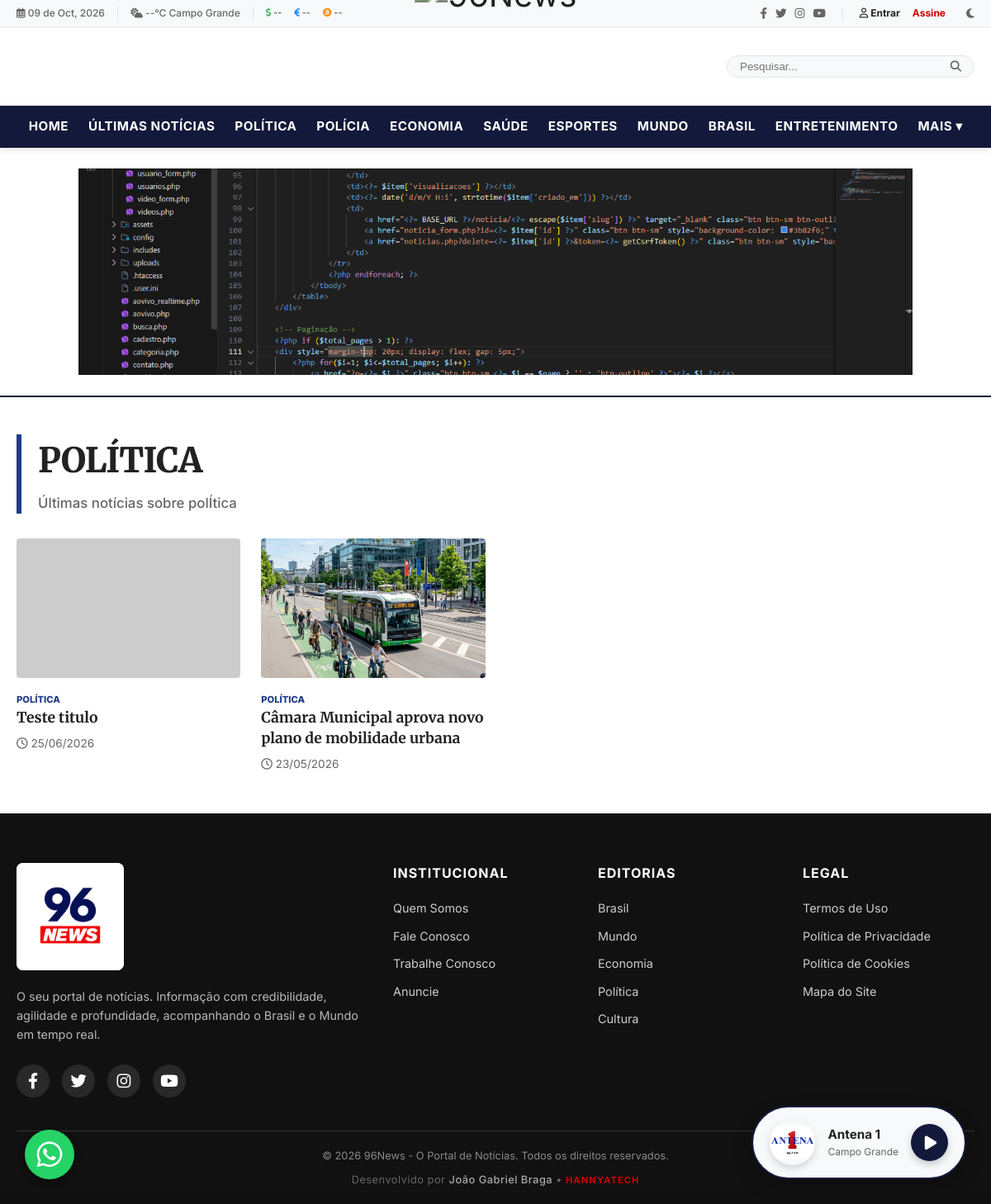
Page /categoria/politica on the committed database.
### tables this page shows
CREATE TABLE banners (
            id INTEGER PRIMARY KEY AUTOINCREMENT,
            titulo VARCHAR(255) NOT NULL,
            imagem VARCHAR(255) NOT NULL,
            link VARCHAR(255) NOT NULL,
            status VARCHAR(20) DEFAULT 'ativo',
            criado_em DATETIME DEFAULT CURRENT_TIMESTAMP
        , posicao TEXT DEFAULT 'topo', ativo INTEGER DEFAULT 1, created_at DATETIME);

CREATE TABLE `categorias` (
  `id` INTEGER PRIMARY KEY AUTOINCREMENT,
  `nome` TEXT NOT NULL,
  `slug` TEXT NOT NULL UNIQUE,
  `cor` TEXT DEFAULT '#1b5e20',
  `criado_em` TIMESTAMP DEFAULT CURRENT_TIMESTAMP
, created_at DATETIME);

CREATE TABLE "noticias" (
            id INTEGER PRIMARY KEY AUTOINCREMENT,
            titulo TEXT NOT NULL,
            subtitulo TEXT DEFAULT NULL,
            slug TEXT NOT NULL UNIQUE,
            conteudo TEXT NOT NULL,
            imagem_destacada TEXT DEFAULT NULL,
            legenda_imagem TEXT DEFAULT NULL,
            autor_id INTEGER DEFAULT NULL,
            autor_nome TEXT DEFAULT NULL,
            categoria_id INTEGER NOT NULL,
            visualizacoes INTEGER DEFAULT 0,
            status TEXT DEFAULT 'rascunho',
            destaque INTEGER DEFAULT 0,
            urgente INTEGER DEFAULT 0,
            data_agendamento DATETIME DEFAULT NULL,
            views INTEGER DEFAULT 0,
            criado_em TIMESTAMP DEFAULT CURRENT_TIMESTAMP,
            atualizado_em TIMESTAMP DEFAULT CURRENT_TIMESTAMP,
            created_at DATETIME DEFAULT CURRENT_TIMESTAMP,
            updated_at DATETIME DEFAULT CURRENT_TIMESTAMP,
            FOREIGN KEY (autor_id) REFERENCES usuarios (id) ON DELETE SET NULL,
            FOREIGN KEY (categoria_id) REFERENCES categorias (id) ON DELETE CASCADE
        );

### includes/auth.php (called while the page is built, shortened)
<?php
function isLoggedIn() {
    return isset($_SESSION['user_id']);
}

### includes/functions.php (called while the page is built, shortened)
<?php
function escape($string) {
    return htmlspecialchars($string, ENT_QUOTES, 'UTF-8');
}

### categoria.php (the view, shortened to what this page needs)
<?php
require_once __DIR__ . '/includes/functions.php';
$slug = $_GET['slug'] ?? '';
$pdo = Database::getInstance();
if ($slug === 'ultimas-noticias') {
    $categoria = [
        'id' => null,
        'nome' => 'Últimas Notícias',
        'cor' => 'var(--color-primary)',
        'slug' => 'ultimas-noticias'
    ];
} else {
    $stmtCat = $pdo->prepare("SELECT * FROM categorias WHERE slug = ?");
    $stmtCat->execute([$slug]);
    $categoria = $stmtCat->fetch();
        ?>
        <?php
}
$page = isset($_GET['p']) ? (int)$_GET['p'] : 1;
$limit = 12;
$offset = ($page - 1) * $limit;
if ($slug === 'ultimas-noticias') {
    $stmtCount = $pdo->query("SELECT COUNT(*) as total FROM noticias WHERE status = 'publicado'");
    $total = $stmtCount->fetch()['total'];
    $total_pages = ceil($total / $limit);
    $stmtNoticias = $pdo->prepare("SELECT n.*, c.nome as categoria_nome, c.slug as categoria_slug
                                   FROM noticias n
                                   JOIN categorias c ON n.categoria_id = c.id
                                   WHERE n.status = 'publicado'
                                   ORDER BY n.criado_em DESC LIMIT $limit OFFSET $offset");
    $stmtNoticias->execute();
} else {
    $stmtNoticias = $pdo->prepare("SELECT n.*, c.nome as categoria_nome, c.slug as categoria_slug
                                   FROM noticias n
                                   JOIN categorias c ON n.categoria_id = c.id
                                   WHERE n.categoria_id = ? AND n.status = 'publicado'
                                   ORDER BY n.criado_em DESC LIMIT $limit OFFSET $offset");
    $stmtNoticias->execute([$categoria['id']]);
}
$noticias = $stmtNoticias->fetchAll();
require_once __DIR__ . '/includes/header.php';
?>
<div class="container" style="padding-top: 15px;">
    <div style="margin: 30px 0; border-left: 6px solid <?= escape($categoria['cor']) ?>; padding-left: 20px; display: flex; flex-direction: column; align-items: flex-start;">
        <h1 style="font-size: 2.6rem; font-weight: 800; margin: 0; color: var(--color-text); letter-spacing: -0.8px; text-transform: capitalize;"><?= escape($categoria['nome']) ?></h1>
        <p style="margin-top: 8px; font-size: 1.05rem; color: var(--color-text-muted); font-weight: 500;">Últimas notícias sobre <?= strtolower(escape($categoria['nome'])) ?></p>
    </div>
    <div class="news-grid-4" style="margin-bottom: 50px;">
        <?php foreach ($noticias as $item): ?>
        <div class="news-card-v">
            <a href="<?= BASE_URL ?>/noticia/<?= escape($item['slug']) ?>">
                <div class="img-wrapper">
                    <img src="<?= $item['imagem_destacada'] ? (str_starts_with($item['imagem_destacada'], 'data:') ? $item['imagem_destacada'] : BASE_URL . '/uploads/noticias/' . $item['imagem_destacada']) : 'https://placehold.co/600x400/eeeeee/999999?text=Sem+Imagem' ?>" alt="<?= escape($item['titulo']) ?>" loading="lazy">
                </div>
                <span class="tag" style="color: <?= escape($categoria['cor']) ?>"><?= escape($item['categoria_nome']) ?></span>
                <h3><?= escape($item['titulo']) ?></h3>
                <p><i class="far fa-clock"></i> <?= date('d/m/Y', strtotime($item['criado_em'])) ?></p>
            </a>
        </div>
        <?php endforeach; ?>
    </div>
</div>
<?php require_once __DIR__ . '/includes/footer.php'; ?>

### includes/header.php (shortened to what this page needs)
<?php
require_once __DIR__ . '/functions.php';
require_once __DIR__ . '/auth.php';
$pdo = Database::getInstance();
try {
    $db_driver = DB_DRIVER ?? 'sqlite';
    if ($db_driver === 'sqlite') {
        $pdo->exec("CREATE TABLE IF NOT EXISTS banners (
            id INTEGER PRIMARY KEY AUTOINCREMENT,
            titulo VARCHAR(255) NOT NULL,
            imagem VARCHAR(255) NOT NULL,
            link VARCHAR(255) NOT NULL,
            status VARCHAR(20) DEFAULT 'ativo',
            criado_em DATETIME DEFAULT CURRENT_TIMESTAMP
        )");
    } else if ($db_driver === 'mysql') {
        $pdo->exec("CREATE TABLE IF NOT EXISTS banners (
            id INT AUTO_INCREMENT PRIMARY KEY,
            titulo VARCHAR(255) NOT NULL,
            imagem VARCHAR(255) NOT NULL,
            link VARCHAR(255) NOT NULL,
            status VARCHAR(20) DEFAULT 'ativo',
            criado_em DATETIME DEFAULT CURRENT_TIMESTAMP
        )");
    } else if ($db_driver === 'pgsql') {
        $pdo->exec("CREATE TABLE IF NOT EXISTS banners (
            id SERIAL PRIMARY KEY,
            titulo VARCHAR(255) NOT NULL,
            imagem VARCHAR(255) NOT NULL,
            link VARCHAR(255) NOT NULL,
            status VARCHAR(20) DEFAULT 'ativo',
            criado_em TIMESTAMP DEFAULT CURRENT_TIMESTAMP
        )");
    }
} catch(Exception $e) {}
if (isset($pdo)) {
    $now = date('Y-m-d H:i:s');
    $pdo->prepare("UPDATE noticias SET status = 'publicado', data_agendamento = NULL, criado_em = ? WHERE status = 'rascunho' AND data_agendamento IS NOT NULL AND data_agendamento <= ?")->execute([$now, $now]);
}
?>
<!DOCTYPE html>
<html lang="pt-BR">
<head>
    <link rel="stylesheet" href="https://cdnjs.cloudflare.com/ajax/libs/font-awesome/6.4.0/css/all.min.css">
    <link rel="stylesheet" href="<?= BASE_URL ?>/assets/css/style.css?v=<?= filemtime(__DIR__ . '/../assets/css/style.css') ?>">
</head>
<body>
<header class="site-header">
    <div class="header-top">
        <div class="container">
            <div class="header-top-left" style="display: flex; align-items: center; gap: 15px; flex-wrap: wrap;">
                <span><i class="far fa-calendar-alt"></i> <?= date('d \d\e M, Y') ?></span>
                <span id="temp-display" style="border-left: 1px solid var(--color-border); padding-left: 15px;"><i class="fas fa-cloud-sun"></i> --°C Campo Grande</span>
                <span id="finance-display" style="border-left: 1px solid var(--color-border); padding-left: 15px; display: flex; gap: 15px; align-items: center; font-size: 0.9em; font-weight: 600;">
                    <span title="Dólar Comercial"><i class="fas fa-dollar-sign" style="color: #28a745;"></i> <span id="usd-rate">--</span></span>
                    <span title="Euro"><i class="fas fa-euro-sign" style="color: #007bff;"></i> <span id="eur-rate">--</span></span>
                    <span title="Bitcoin"><i class="fab fa-bitcoin" style="color: #f7931a;"></i> <span id="btc-rate">--</span></span>
                </span>
            </div>
            <div class="header-top-right">
                <div class="header-social">
                    <a href="#"><i class="fab fa-facebook-f"></i></a>
                    <a href="#"><i class="fab fa-twitter"></i></a>
                    <a href="#"><i class="fab fa-instagram"></i></a>
                    <a href="#"><i class="fab fa-youtube"></i></a>
                </div>
                <?php if (isLoggedIn()): ?>
                    <a href="<?= BASE_URL ?>/perfil.php" style="font-weight: 700; color: var(--color-primary);"><i class="far fa-user"></i> Olá, <?= escape(explode(' ', $_SESSION['user_nome'])[0]) ?></a>
                    <?php if (hasPanelAccess()): ?>
                        <a href="<?= BASE_URL ?>/admin/index.php">Painel</a>
                    <?php endif; ?>
                    <a href="<?= BASE_URL ?>/logout.php">Sair</a>
                <?php else: ?>
                    <a href="<?= BASE_URL ?>/login.php" style="font-weight: 700; color: var(--color-text);"><i class="far fa-user"></i> Entrar</a>
                    <a href="<?= BASE_URL ?>/cadastro.php" style="font-weight: 700; color: var(--color-accent);">Assine</a>
                <?php endif; ?>
                <button class="theme-toggle" aria-label="Tema" style="background: none; border: none; cursor: pointer; color: var(--color-text-muted); margin-left: 10px;"><i class="fas fa-moon"></i></button>
            </div>
        </div>
    </div>
    <div class="header-main">
        <div class="container" style="display: grid; grid-template-columns: 1fr auto 1fr; align-items: center; gap: 20px;">
            <div style="display: flex; justify-content: center; margin-bottom: -15px;">
                <a href="<?= BASE_URL ?>/" class="logo" style="display: block; text-decoration: none;">
                    <img src="<?= BASE_URL ?>/assets/logo-96news.png" alt="96News" style="height: 100px; transform: scale(2.5); width: auto; mix-blend-mode: multiply; object-fit: contain;">
                </a>
            </div>
            <div style="display: flex; justify-content: flex-end; position: relative;">
                <div class="search-container" style="position: relative; width: 100%; max-width: 300px;">
                    <form action="<?= BASE_URL ?>/busca.php" method="GET" style="display: flex; align-items: center; border: 1px solid var(--color-border); border-radius: 20px; padding: 5px 15px; background: var(--color-surface);">
                        <input type="text" name="q" id="smart-search-input" placeholder="Pesquisar..." autocomplete="off" style="border: none; background: transparent; outline: none; width: 100%; color: var(--color-text);">
                        <button type="submit" style="background: transparent; border: none; cursor: pointer; color: var(--color-text-muted);"><i class="fas fa-search"></i></button>
                    </form>
                </div>
            </div>
        </div>
    </div>
    <nav class="header-nav">
        <div class="container">
            <ul class="nav-links">
                <li><a href="<?= BASE_URL ?>/">HOME</a></li>
                <li><a href="<?= BASE_URL ?>/categoria/ultimas-noticias">ÚLTIMAS NOTÍCIAS</a></li>
                <li><a href="<?= BASE_URL ?>/categoria/politica">POLÍTICA</a></li>
                <li><a href="<?= BASE_URL ?>/categoria/policia">POLÍCIA</a></li>
                <li><a href="<?= BASE_URL ?>/categoria/economia">ECONOMIA</a></li>
                <li><a href="<?= BASE_URL ?>/categoria/saude">SAÚDE</a></li>
                <li><a href="<?= BASE_URL ?>/categoria/esportes">ESPORTES</a></li>
                <li><a href="<?= BASE_URL ?>/categoria/mundo">MUNDO</a></li>
                <li><a href="<?= BASE_URL ?>/categoria/brasil">BRASIL</a></li>
                <li><a href="<?= BASE_URL ?>/categoria/entretenimento">ENTRETENIMENTO</a></li>
                <li class="nav-dropdown">
                    <a href="javascript:void(0)" class="dropdown-trigger">MAIS ▾</a>
                </li>
            </ul>
        </div>
    </nav>
<?php
try {
    if (isset($pdo)) {
        $stmtBanners = $pdo->query("SELECT * FROM banners WHERE status = 'ativo'");
        if ($stmtBanners) {
            $displayBanners = $stmtBanners->fetchAll();
            if (count($displayBanners) > 0) {
?>
                <div class="top-banner-container" style="padding: 25px 0; background-color: var(--color-bg); text-align: center;">
                    <div class="container" style="max-width: 1050px;">
                        <div id="top-banner-carousel" style="position: relative; overflow: hidden; width: 100%; display: flex; justify-content: center;">
                            <?php foreach ($displayBanners as $i => $banner): ?>
                                <a href="<?= escape($banner['link']) ?>" target="_blank" class="top-banner-slide" style="display: <?= $i === 0 ? 'block' : 'none' ?>; width: 100%;">
                                    <img src="<?= BASE_URL ?>/uploads/banners/<?= escape($banner['imagem']) ?>" alt="<?= escape($banner['titulo']) ?>" style="width: 100%; height: auto; max-height: 250px; object-fit: cover; margin: 0 auto;">
                                </a>
                            <?php endforeach; ?>
                        </div>
                    </div>
                </div>
<?php
            }
        }
    }
} catch (Throwable $e) {
    echo "";
}
?>
</header>
<main class="site-main">

### rows in the picture
banners: imagem (picture)
categorias: nome "POLÍTICA", nome "polÍtica"
noticias: categoria.nome "POLÍTICA", titulo "Teste titulo", criado_em "25/06/2026"
noticias: imagem_destacada (picture), categoria.nome "POLÍTICA", titulo "Câmara Municipal aprova novo plano de mobilidade urbana", criado_em "23/05/2026"
